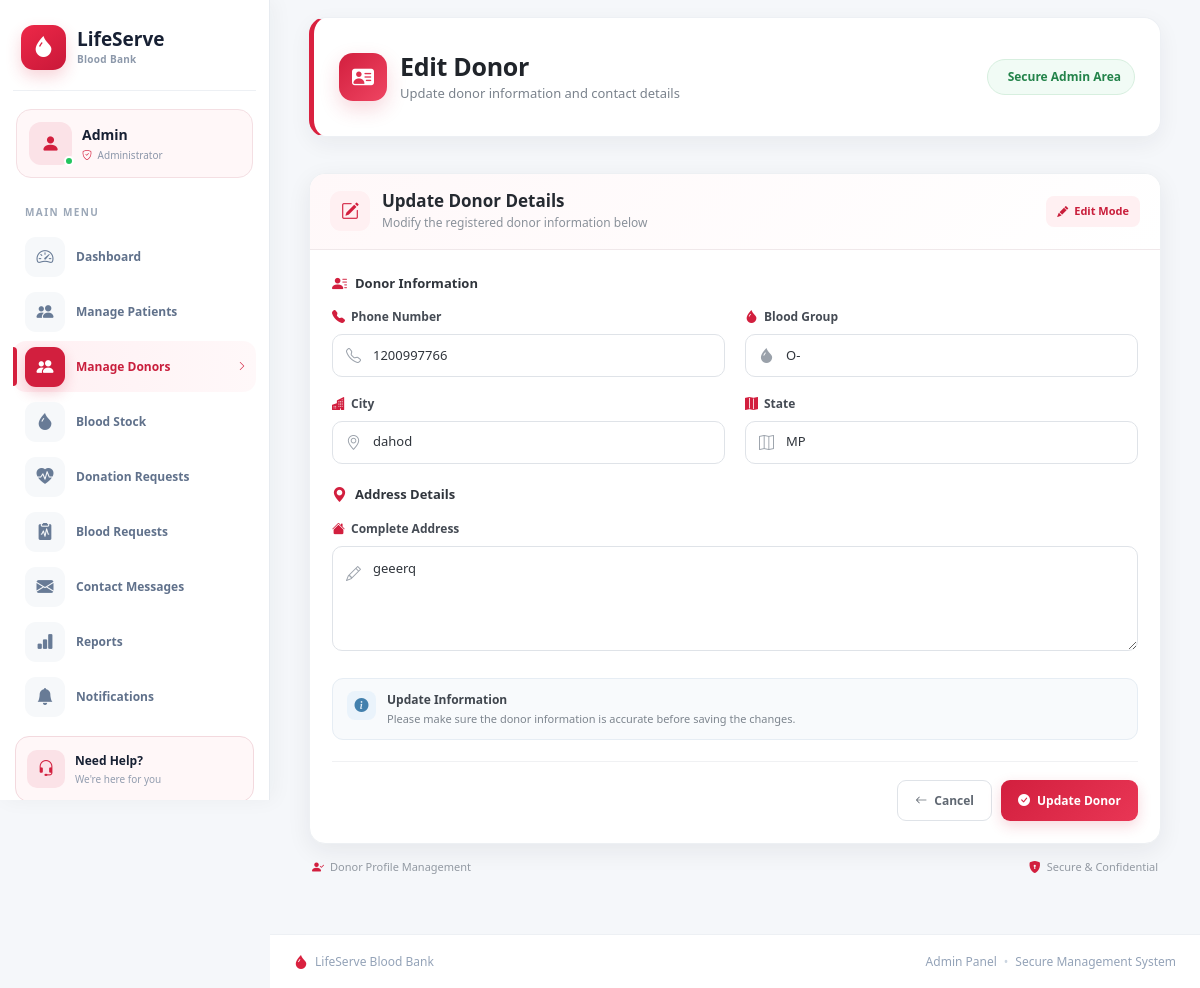
/adminpanel/donors/edit/4/, run on the app's committed database.
### donor/models.py (models this page shows, shortened)
class Donor(models.Model):
    GENDER = (
        ('Male', 'Male'),
        ('Female', 'Female'),
        ('Other', 'Other'),
    )
    BLOOD_GROUPS = (
        ('A+', 'A+'),
        ('A-', 'A-'),
        ('B+', 'B+'),
        ('B-', 'B-'),
        ('AB+', 'AB+'),
        ('AB-', 'AB-'),
        ('O+', 'O+'),
        ('O-', 'O-'),
    )
    STATUS = (
        ('Pending', 'Pending'),
        ('Approved', 'Approved'),
        ('Rejected', 'Rejected'),
    )
    user = models.OneToOneField(User, on_delete=models.CASCADE)
    age = models.PositiveIntegerField()
    gender = models.CharField(
        max_length=10,
        choices=GENDER
    )
    blood_group = models.CharField(
        max_length=5,
        choices=BLOOD_GROUPS
    )
    address = models.TextField()
    city = models.CharField(max_length=50)
    state = models.CharField(max_length=50)
    phone = models.CharField(max_length=15)
    profile_photo = models.ImageField(
        upload_to="donors/",
        blank=True,
        null=True
    )
    status = models.CharField(
        max_length=10,
        choices=STATUS,
        default="Pending"
    )

### adminpanel/views.py (the view, shortened to what this page needs)
# urls.py: path("donors/edit/<int:id>/", views.edit_donor, name="edit_donor"),
def edit_donor(request, id):
    donor = get_object_or_404(Donor, id=id)
    return render(request, "adminpanel/edit_donor.html", {
        "donor": donor
    })

### accounts/context_processors.py (called while the page is built, shortened)
def notification_count(request):
    return {
        "notification_count": 0
    }

def contact_message_count(request):
    unread_count = ContactMessage.objects.filter(is_read=False).count()
    return {
        "contact_message_count": unread_count
    }

### donor/context_processors.py (called while the page is built)
def donor_data(request):
    donor = None
    if request.user.is_authenticated:
        try:
            donor = Donor.objects.get(user=request.user)
        except Donor.DoesNotExist:
            donor = None
    return {
        "donor": donor
    }

### lifeserve/offline_translation.py (called while the page is built)
    def __call__(self, request):
        response = self.get_response(request)
        if request.LANGUAGE_CODE != 'hi' or response.get('Content-Type', '').split(';')[0] != 'text/html':
            return response
        if not response.streaming:
            response.content = translate_html(response.content.decode(response.charset or 'utf-8')).encode(response.charset or 'utf-8')
            response.headers.pop('Content-Length', None)
        return response

### patient/context_processors.py (called while the page is built)
def patient_data(request):
    if request.user.is_authenticated:
        patient = Patient.objects.filter(user=request.user).first()
        return {
            "patient": patient
        }
    return {}

### lifeserve/templates/adminpanel/edit_donor.html (shortened to what this page needs)
{% extends 'adminpanel/base.html' %}
{% load static %}
{% block extra_css %}
<link rel="stylesheet" href="{% static 'css/edit-donor.css' %}">
{% endblock %}
{% block content %}
<div class="edit-donor-page">
    <div class="ed-page-header">
        <section class="reports-page-header">
        <div class="ed-header-left">
            <div class="ed-title-icon">
                <i class="bi bi-person-vcard-fill"></i>
            </div>
            <div>
                <h1>Edit Donor</h1>
                <p>Update donor information and contact details</p>
            </div>
        </div>
        <div class="ed-secure-badge">
            <span>Secure Admin Area</span>
        </div>
      </section>
    </div>
    <div class="ed-card">
        <div class="ed-card-header">
            <div class="ed-card-heading">
                <div class="ed-heading-icon">
                    <i class="bi bi-pencil-square"></i>
                </div>
                <div>
                    <h2>Update Donor Details</h2>
                    <p>Modify the registered donor information below</p>
                </div>
            </div>
            <div class="ed-edit-badge">
                <i class="bi bi-pencil-fill"></i>
                Edit Mode
            </div>
        </div>
        <div class="ed-card-body">
            <form method="POST">
                <div class="ed-section-title">
                    <i class="bi bi-person-lines-fill"></i>
                    <span>Donor Information</span>
                </div>
                <div class="ed-form-grid">
                    <div class="ed-form-group">
                        <label for="phone">
                            <i class="bi bi-telephone-fill"></i>
                            Phone Number
                        </label>
                        <div class="ed-input-wrap">
                            <input
                                type="text"
                                id="phone"
                                name="phone"
                                value="{{ donor.phone }}"
                                class="ed-form-control"
                                placeholder="Enter phone number"
                            >
                        </div>
                    </div>
                    <div class="ed-form-group">
                        <label for="blood_group">
                            <i class="bi bi-droplet-fill"></i>
                            Blood Group
                        </label>
                        <div class="ed-input-wrap blood-input">
                            <input
                                type="text"
                                id="blood_group"
                                name="blood_group"
                                value="{{ donor.blood_group }}"
                                class="ed-form-control"
                                placeholder="e.g. A+, B+, O+"
                            >
                        </div>
                    </div>
                    <div class="ed-form-group">
                        <label for="city">
                            <i class="bi bi-buildings-fill"></i>
                            City
                        </label>
                        <div class="ed-input-wrap">
                            <input
                                type="text"
                                id="city"
                                name="city"
                                value="{{ donor.city }}"
                                class="ed-form-control"
                                placeholder="Enter city"
                            >
                        </div>
                    </div>
                    <div class="ed-form-group">
                        <label for="state">
                            <i class="bi bi-map-fill"></i>
                            State
                        </label>
                        <div class="ed-input-wrap">
                            <input
                                type="text"
                                id="state"
                                name="state"
                                value="{{ donor.state }}"
                                class="ed-form-control"
                                placeholder="Enter state"
                            >
                        </div>
                    </div>
                </div>
                <div class="ed-section-title address-title">
                    <i class="bi bi-geo-alt-fill"></i>
                    <span>Address Details</span>
                </div>
                <div class="ed-form-group">
                    <label for="address">
                        <i class="bi bi-house-fill"></i>
                        Complete Address
                    </label>
                    <div class="ed-textarea-wrap">
                        <textarea
                            id="address"
                            name="address"
                            rows="4"
                            class="ed-form-control ed-textarea"
                            placeholder="Enter complete address"
                        >{{ donor.address }}</textarea>
                    </div>
                </div>
                <div class="ed-info-note">
                    <div class="ed-note-icon">
                        <i class="bi bi-info-circle-fill"></i>
                    </div>
                    <div>
                        <strong>Update Information</strong>
                        <p>
                            Please make sure the donor information is accurate
                            before saving the changes.
                        </p>
                    </div>
                </div>
                <div class="ed-form-actions">
                    <a href="{% url 'manage_donors' %}" class="ed-cancel-btn">
                        <i class="bi bi-arrow-left"></i>
                        Cancel
                    </a>
                    <button type="submit" class="ed-update-btn">
                        <i class="bi bi-check-circle-fill"></i>
                        Update Donor
                    </button>
                </div>
            </form>
        </div>
    </div>
    <div class="ed-page-footer">
        <div>
            <i class="bi bi-person-check-fill"></i>
            Donor Profile Management
        </div>
        <div>
            <i class="bi bi-shield-lock-fill"></i>
            Secure & Confidential
        </div>
    </div>
</div>
{% endblock %}

### lifeserve/static/css/admin.css (style rules this page uses)
* { box-sizing: border-box; }
html, body { margin: 0; padding: 0; width: 100%; min-height: 100%; font-family: "Segoe UI", Arial, sans-serif; background: #f5f7fa; }
body { overflow-x: hidden; }
.admin-content > * { max-width: 100%; }

### data on the page
Donor: phone "1200997766", blood_group "O-", city "dahod", state "MP", address "geeerq"
